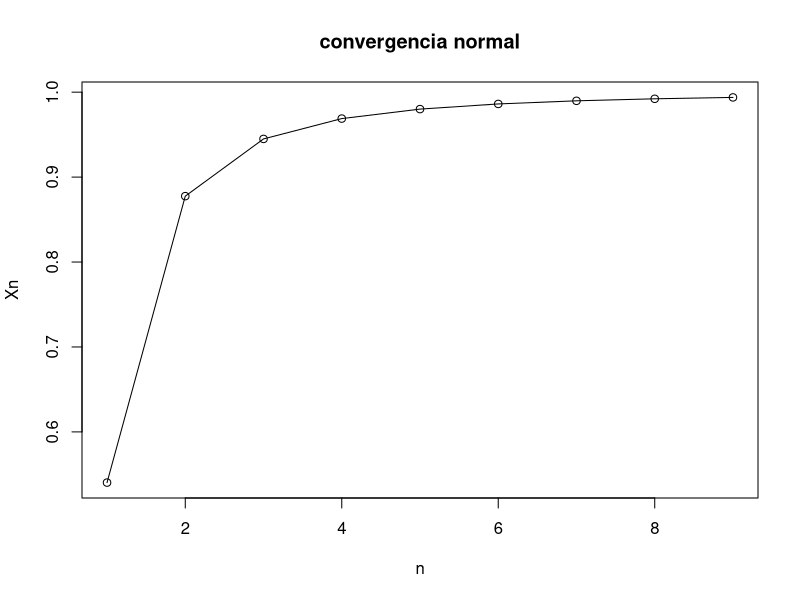
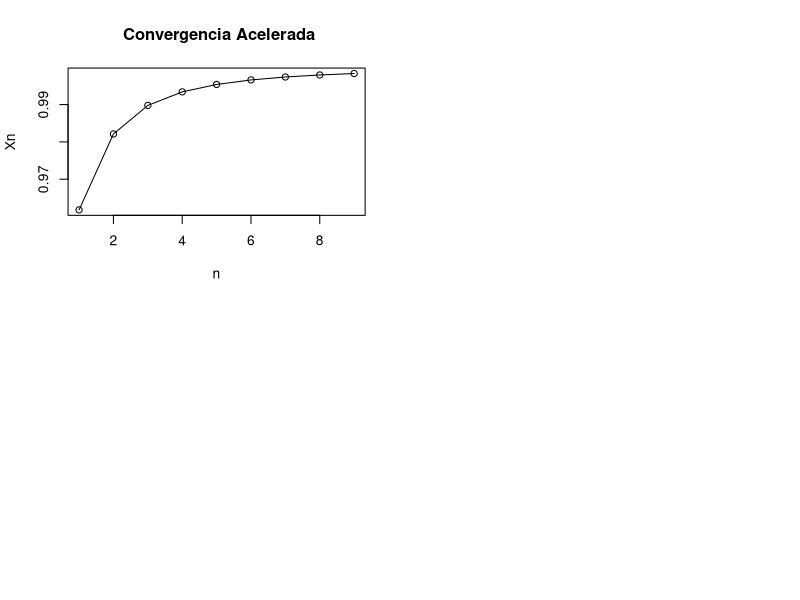

The R script that drew these images, in order:
con1=function(n)
{
  aux = cos(1/n)
  return(aux)
}
con2 = function(n)
{
  aux=(con1(n+2)-con1(n+1))^2
  aux2 = con1(n+2)-(2*con1(n+1))+con1(n)
  result = con1(n+2)-(aux/aux2)
}
fin = 10
n=1
convergencia = c(1:(fin-1))
convergencia2= c(1:(fin-1))
while (n<fin)
{
  
  convergencia[n]=con1(n)
  convergencia2[n]=con2(n)
  
  n=n+1
  
}
print(convergencia)
plot(convergencia,type="o",xlab="n",ylab = "Xn",main = "convergencia normal")
par(mfrow=c(2,2))
plot(convergencia2,type="o",xlab="n",ylab = "Xn",main=" Convergencia Acelerada")
